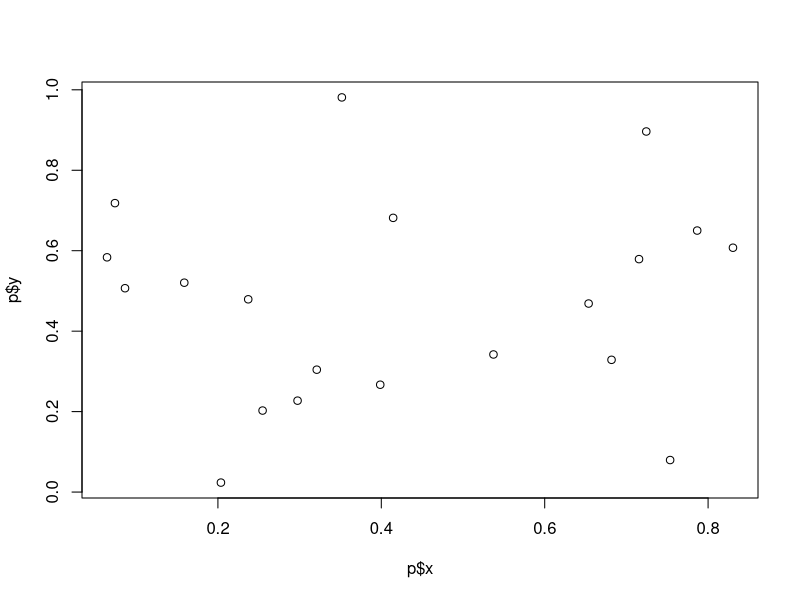
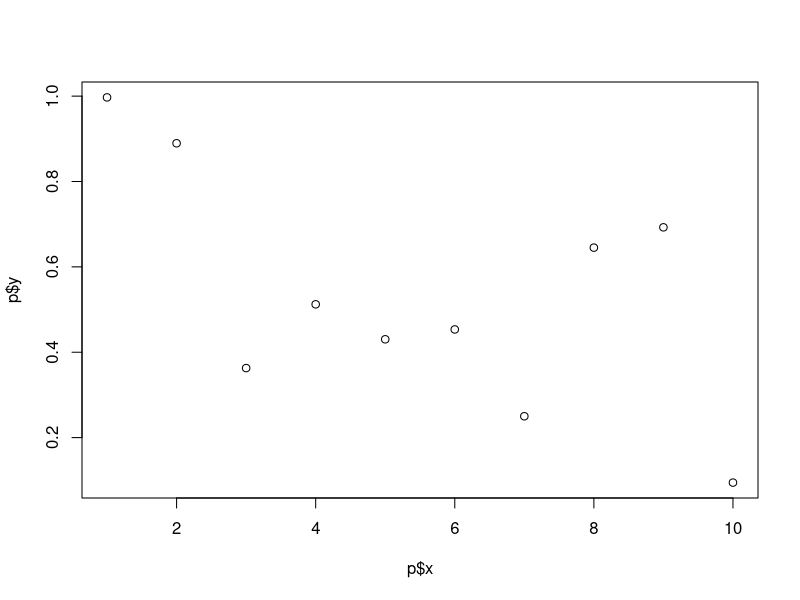

R code for these plots, in order:
#### Finishing up matrices and data frames
#### 19 January 2023
#### AMA

### Matrices

m <- matrix(data=1:12, nrow=3)

m[1:2, ] #subset based on elements
m[, 2:4]

colSums(m) > 15 #logical for all columns with totals > 15
m[, colSums(m) > 15] #subset based on the condition

rowSums(m) == 22
m[rowSums(m) == 22, ] #rows that sum up to 22
m[!rowSums(m) == 22, ] #rows that do not sum up to 22 (or !=22,) [ Logical operators: == != > < ]

z <- m[1, ]
print(z) 
str(z) #now a vector
z2 <- m[1, , drop=F] #keeps it as a matrix

m2 <- matrix(data=runif(9), nrow=3)
m2[3,2] #use rows and columns (both indices) to select
m2[m2 > 0.6]<- NA #makes those values greater than 0.6 NA

### Data Frames

data <- iris
head(data) #see the first 6 rows of the DF
tail(data) #see the last 6 rows of the DF
data[3,2] #numbered indices
dataSub <- data[,c("Species", "Petal.Length")] #all rows and named columns

orderedIris <- iris[order(iris$Petal.Length),] #sorting the rows by petal length
head(orderedIris) #now starts with the lowest petal length

### Functions

sum(3,2) #sum() is function
3 + 2 #plus sign is function
sd #run to see structure of stdev function

# functionName <- function(argX=defaultX, argY = defaultY){
  #can create local variables- within a function and not global
  #will be using argX and argY in body since they were specified above
  #end with return(z), not print
#}

myFunction <- function(a=3, b=4){
  z <- a+b
  return(z)
}
myFunction() #runs with the default
myFunction(a=100, b=3.4)

myFunctionBad <- function(a=3){ #will give errors because b is undefined; but it would recognize a global variable
  z <- a+b
  return(z)
}

myFunction2 <- function(a=NULL, b=NULL){
  z <- a+b
  return(z)
}

# Multiple return statements

#######################################
# Function: HardyWeinberg
# Input: all allele frequency p (0,1)
# Output: p and the frequencies of 3 genotypes: AA, AB, BB
# -----------------------------------------------
HardyWeinberg <- function(p=runif(1)){
  if(p> 1.0 | p < 0.0){
    return("Function failure: p must be between 0 and 1")
  }
  q <- 1-p
  fAA <- p^2
  fAB <- 2*p*q
  fBB <- q^2
  vecOut <- signif(c(p=p, AA=fAA, AB=fAB, BB=fBB), digits = 3)
  return(vecOut)
}
# -----------------------------------------------
#######################################

HardyWeinberg()
freqs <- HardyWeinberg()
HardyWeinberg(p=3)

#######################################
# Function: fitLinear2
# Fits a simple regression line
# Input: numeric list (p) of predictor (x) and response (y)
# Output: slope and p-value
# -----------------------------------------------

fitLinear2 <- function(p=NULL){
  if(is.null(p)){
    p <- list(x=runif(20), y=runif(20))
  }
  myMod <- lm(p$x~p$y)
  myOut <- c(slope=summary(myMod)$coefficients[2,1], pValue=summary(myMod)$coefficients[2,4]) 
  plot(x=p$x, y=p$y)
  return(myOut)
}
# -----------------------------------------------
#######################################
fitLinear2()
myPars <- list(x=1:10, y=runif(10))
fitLinear2(p=myPars)
